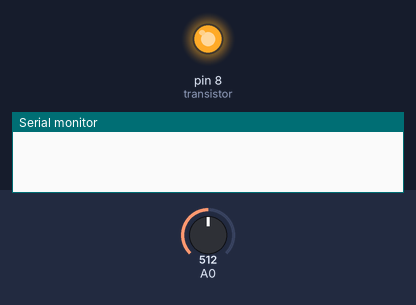
Simulated run of this sketch. Board: Arduino Uno, built with avr-gcc and run on an emulated ATmega328P. Parts: output pins drawn as LEDs (lit = HIGH), the last lines printed to the serial monitor. The inputs (shaded band) are chosen by the test bench; at power-on: A0 = 512.

Above: at 1.0 s.
At 5.5 s:
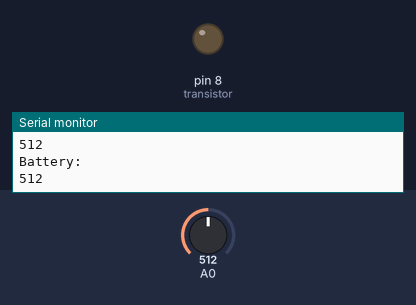
Timing chart, 0 to 6.9 s (numbered marks = the images above):
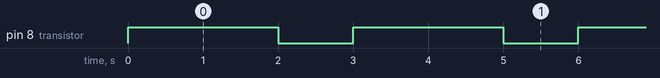

Measured:
- by itself, pin 8 (transistor): alternates HIGH for 2.0 s and LOW for 1.0 s

The sketch:

Bateria.ino.ino
```cpp
int transistor = 8;


void setup() {
  pinMode(transistor, OUTPUT);
  Serial.begin(9600);
}

void loop() {
  digitalWrite(transistor, HIGH);
  delay(1000);
  Serial.println("Battery:");
  Serial.println(analogRead(A0));
  delay(1000);
  digitalWrite(transistor, LOW);
  delay(1000);
}
```
